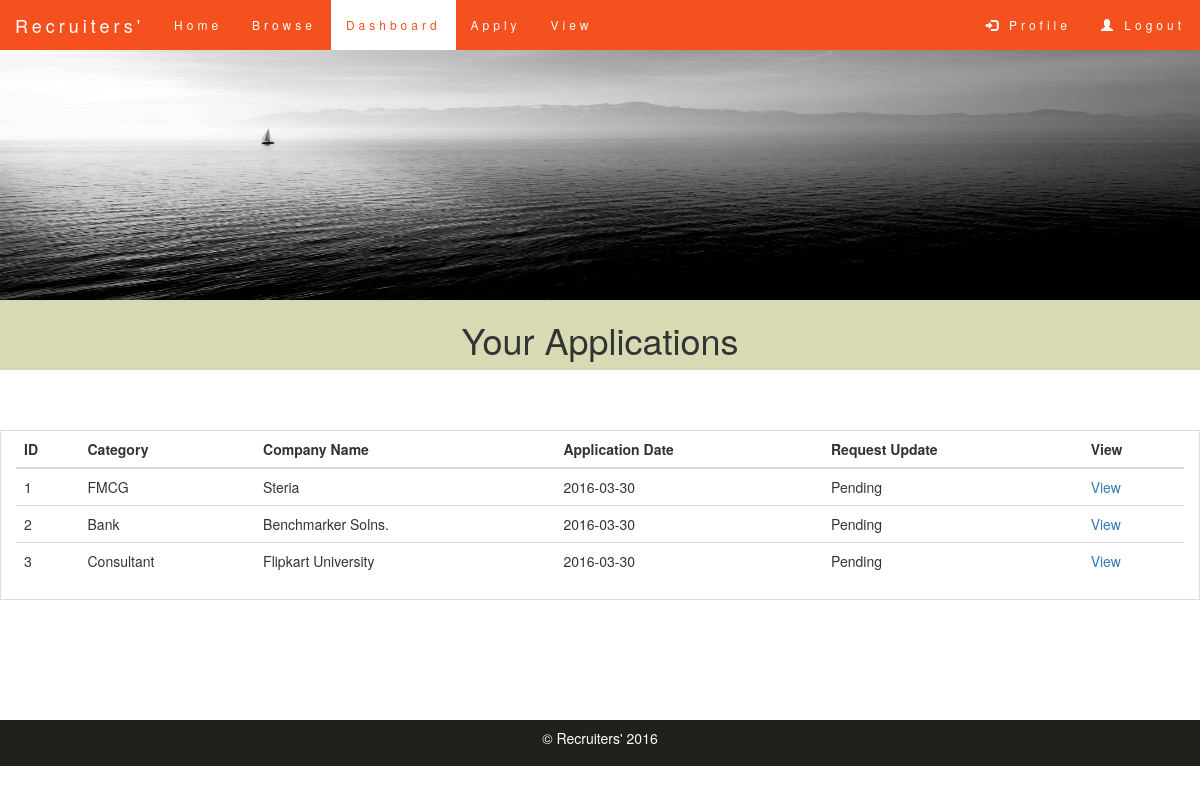
Page /dashboard.php (signed in) on the committed database.
### tables this page shows
CREATE TABLE IF NOT EXISTS `postjob` (
  `username` varchar(10) NOT NULL,
  `cmpname` varchar(50) NOT NULL,
  `category` varchar(30) NOT NULL,
  `email` varchar(50) NOT NULL,
  `job_id` int(11) NOT NULL AUTO_INCREMENT,
  `company_id` int(11) NOT NULL,
  `role` varchar(100) NOT NULL,
  `jobdesc` varchar(1000) NOT NULL,
  `stipend` int(10) NOT NULL,
  `location` varchar(25) NOT NULL,
  `vacancy` int(5) NOT NULL,
  `profile` varchar(1000) NOT NULL,
  `posted_date` date NOT NULL,
  `contact` bigint(20) NOT NULL,
  `cmpdesc` varchar(1000) NOT NULL,
  `deadline` date NOT NULL,
  `closejob` varchar(10) NOT NULL DEFAULT 'open',
  `logos` varchar(500) NOT NULL,
  `notification` int(11) NOT NULL,
  `requestdate` date NOT NULL,
  PRIMARY KEY (`job_id`)
);

### dashboard.php (the view, shortened to what this page needs)
<!DOCTYPE html>
<html lang="en">
<head>
    <link rel="stylesheet" href="http://maxcdn.bootstrapcdn.com/bootstrap/3.3.6/css/bootstrap.min.css">
   <link rel="stylesheet" href="\PHPProject\main.css">
</head>
<body>
    <nav class="navbar navbar-default navbar-fixed-top">
    <div class="container-fluid">
    <div class="navbar-header">
        <a class="navbar-brand" href="#">Recruiters'</a>
    </div>
    <ul class="nav navbar-nav">
        <li><a href="\PHPProject\loginhome.php">Home</a></li>
        <li><a href="\PHPProject\searchbylogin.php">Browse</a></li>
        <li  class="active"><a href="#">Dashboard</a></li>
        <li><a href="\PHPProject\cvupload.php">Apply</a></li>
        <li><a href="\PHPProject\viewcv.php">View</a></li>
    </ul>
    <ul class="nav navbar-nav navbar-right" >
        <li><a href="\PHPProject\profile.php"><span class="glyphicon glyphicon-log-in"> </span>&nbsp;Profile</a></li>
        <li><a href="\PHPProject\logout.php"><span class="glyphicon glyphicon-user"> </span>&nbsp;Logout</a></li>
    </ul>
    </div>
    </nav>
    <img class="img" src="\PHPProject\home_img.jpg.jpg" alt="home_img">
    <div class="container-fluid text-center register">
        <h1>Your Applications</h1>
    </div>
    <br/><br/><br/>
    <div class="container-fluid table-responsive table-bordered table-hover">
    <table class="table">
    <thead>
    <tr>
        <th>ID</th>
        <th>Category</th>
        <th>Company Name</th>
        <th>Application Date</th>
        <th>Request Update</th>
        <th>View</th>
    </tr>
    </thead>
    <tbody>
    <?php
            $empid = $_SESSION["user_id"];
            $i=1;
            $servername="localhost";
            $dbusername="root";
            $dbpassword="";
            $dbname="project";
            $conn = mysqli_connect($servername, $dbusername, $dbpassword, $dbname);
        $sql = "SELECT job_id FROM jobapplications WHERE employee_id='$empid'";
        $result = mysqli_query($conn, $sql);
        if(!$result)
            echo "no";
        else{
        if(mysqli_num_rows($result) > 0){
            while( $row = mysqli_fetch_assoc($result) ){
                $jobid = $row["job_id"];
                $sql1 = "SELECT * from postjob WHERE job_id='$jobid' ";
                $result1 = mysqli_query($conn, $sql1);
                if( mysqli_num_rows($result1) > 0 ){
                    while( $row1 = mysqli_fetch_assoc($result1) ){
                        echo '<tr><td>'.$i++.'</td><td>'.$row1["category"].'</td><td>'.$row1["cmpname"].'</td><td>'.$row1["posted_date"].'</td><td>Pending</td><td><a href="\PHPProject\jobprofilelogin.php?jobid='.$row1["job_id"].'">View</a></td></tr>';
                    }
                } else{
                    echo "Error";
                }
            }
        } else{
            echo "0 results";
        }
        }
    ?>
    </tbody>
    </table>
    </div>
    <br/><br/><br/><br/><br/><br/>
    <footer class="container-fluid text-center copyright">
        <p>&copy; Recruiters' 2016</p>
    </footer>
</body>
</html>

### main.css (style rules this page uses)
html,body { height: 100% }
.img { position:relative; height:300px; width:100%; }
.navbar { margin-bottom: 0; background-color: #f4511e; z-index: 9999; border: 0; font-size: 12px !important; line-height: 1.42857143 !important; letter-spacing: 4px; border-radius: 0; padding-top:-10px; padding-bottom:-10px; }
.navbar li a, .navbar .navbar-brand { color: #fff !important; }
.navbar-nav li a:hover, .navbar-nav li.active a { color: #f4511e !important; background-color: #fff !important; }
.copyright { background-color:rgb(32, 32, 28); color:white; padding:8px; }
.register { background-color:rgb(216, 218, 179); }

### rows in the picture
postjob: category "FMCG", cmpname "Steria", posted_date "2016-03-30"
postjob: category "Bank", cmpname "Benchmarker Solns.", posted_date "2016-03-30"
postjob: category "Consultant", cmpname "Flipkart University", posted_date "2016-03-30"
